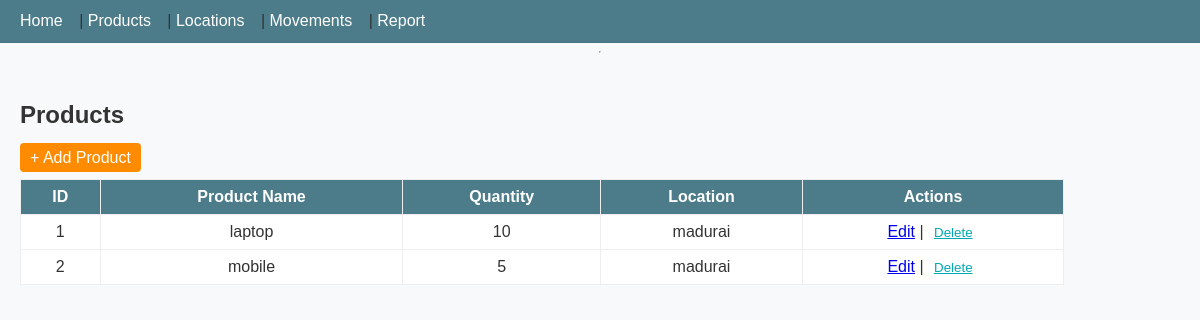
/products, run on an earlier commit of the app's database.
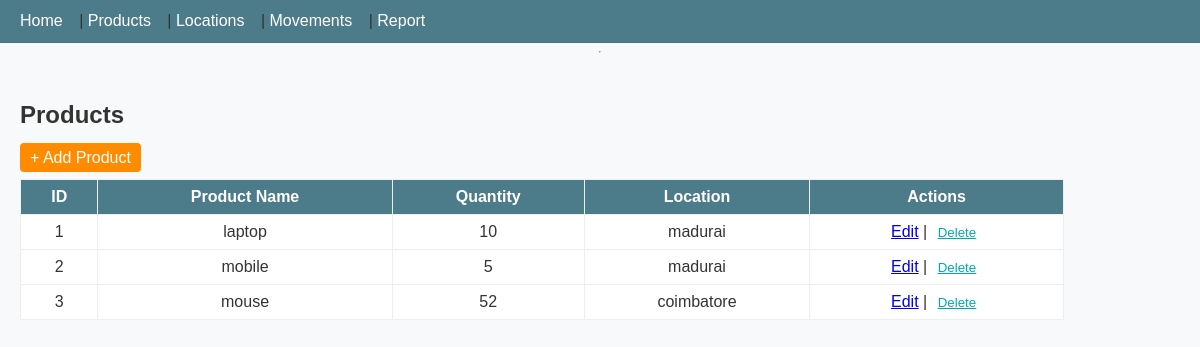
And on a later commit of the database.
### models.py (models this page shows, shortened)
class Product(db.Model):
    __tablename__ = 'product'
    id = db.Column(db.Integer, primary_key=True)
    name = db.Column(db.String(120), nullable=False)
    description = db.Column(db.String(250))
    quantity = db.Column(db.Integer, default=0, nullable=False)
    location_id = db.Column(db.Integer, db.ForeignKey('location.id'), nullable=True)

class Location(db.Model):
    __tablename__ = 'location'
    id = db.Column(db.Integer, primary_key=True)
    name = db.Column(db.String(120), nullable=False)
    address = db.Column(db.String(250))
    products = db.relationship('Product', backref='location', lazy='dynamic')

### app.py (the view)
@app.route('/products')
def products():
    products = Product.query.order_by(Product.id).all()
    return render_template('products.html', products=products)

### templates/products.html (shortened to what this page needs)
{% extends "base.html" %}
{% block content %}
<h2>Products</h2>
<a class="btn" href="{{ url_for('add_product') }}">+ Add Product</a>
<table>
  <tr><th>ID</th><th>Product Name</th><th>Quantity</th><th>Location</th><th>Actions</th></tr>
  {% for p in products %}
    <tr>
      <td>{{ p.id }}</td>
      <td>{{ p.name }}</td>
      <td>{{ p.quantity }}</td>
      <td>{{ p.location.name if p.location else '---' }}</td>
      <td>
        <a href="{{ url_for('edit_product', id=p.id) }}">Edit</a> |
        <form action="{{ url_for('delete_product', id=p.id) }}" method="POST" style="display:inline;">
          <button class="link-btn" type="submit" onclick="return confirm('Delete product?')">Delete</button>
        </form>
      </td>
    </tr>
  {% else %}
    <tr><td colspan="5">No products yet.</td></tr>
  {% endfor %}
</table>
{% endblock %}

### templates/base.html (shortened to what this page needs)
<!DOCTYPE html>
<html lang="en">
<head>
  <link rel="stylesheet" href="{{ url_for('static', filename='style.css') }}">
</head>
<body class="{% block body_class %}{% endblock %}">
  <nav>
    {% block nav_links %}
    <a href="{{ url_for('home') }}">Home</a> |
    <a href="{{ url_for('products') }}">Products</a> |
    <a href="{{ url_for('location') }}">Locations</a> |
    <a href="{{ url_for('move_product') }}">Movements</a> |
    <a href="{{ url_for('finalreport') }}">Report</a>
    {% endblock %}
  </nav>
  <hr>
  <div class="container">
    {% block content %}{% endblock %}
  </div>
</body>
</html>

### static/style.css (style rules this page uses)
body { display: flex; flex-direction: column; min-height: 100vh; font-family: Arial, Helvetica, sans-serif; background: var(--secondary-bg); color: var(--text-dark); margin: 0; }
:root { --primary-bluegray: #4C7C89; --secondary-bg: #F8F9FA; --nav-hero-bg: rgba(0,0,0,0.6); --btn-primary: #FF8C00; --btn-primary-hover: #E67E00; --accent-teal: #00A8B5; --text-dark: #333333; --text-light: #ffffff; }
nav { margin-bottom: 0; position: sticky; top: 0; background: var(--primary-bluegray); padding: 12px 20px; border-bottom: 1px solid rgba(0,0,0,0.06); z-index: 10; }
nav a { color: var(--text-light); text-decoration: none; margin-right: 12px; }
.container { flex: 1 0 auto; margin: 20px; }
table { width: 90%; border-collapse: collapse; margin-top: 12px; background: #fff; }
th, td { border: 1px solid #eee; padding: 8px; text-align: center; }
th { background: var(--primary-bluegray); color: var(--text-light); }
.btn { background: var(--btn-primary); color: var(--text-light); padding: 6px 10px; border-radius: 4px; text-decoration: none; }
.link-btn { background: transparent; border: none; color: var(--accent-teal); cursor: pointer; text-decoration: underline; }

What changed in the data, as far as the page shows it:
added Product: id "3", name "mouse", quantity "52", location "coimbatore"
